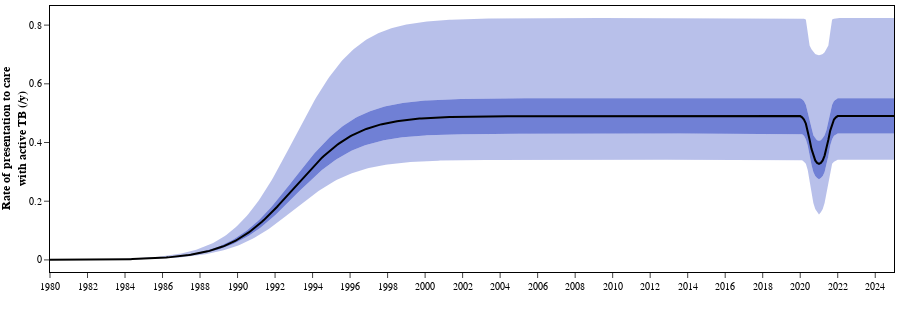

Notebook code for this chart:
### Code cell
plot_output_ranges(base_quantiles,targets,['detection_rate'],indicator_names,indicator_legends,1,1980,2025, option='camau')

### Figure 1 — Plotly figure (JSON) as saved in the notebook; plotly's stock layout.template omitted (floating-point values rounded to 4 significant figures; data arrays with more than 128 entries replaced by an {"elided": "..."} marker saying what was removed)
{"data": [{"fill": "tonexty", "fillcolor": "rgba(0,30,180,0.0)", "line": {"width": 0}, "name": "0.025", "showlegend": false, "type": "scatter", "x": {"elided": "451 float values"}, "xaxis": "x", "y": {"elided": "451 float values"}, "yaxis": "y"}, {"fill": "tonexty", "fillcolor": "rgba(0,30,180,0.27999999999999997)", "line": {"width": 0}, "name": "0.25", "showlegend": false, "type": "scatter", "x": {"elided": "451 float values"}, "xaxis": "x", "y": {"elided": "451 float values"}, "yaxis": "y"}, {"fill": "tonexty", "fillcolor": "rgba(0,30,180,0.5599999999999999)", "line": {"width": 0}, "name": "0.5", "showlegend": false, "type": "scatter", "x": {"elided": "451 float values"}, "xaxis": "x", "y": {"elided": "451 float values"}, "yaxis": "y"}, {"fill": "tonexty", "fillcolor": "rgba(0,30,180,0.5599999999999999)", "line": {"width": 0}, "name": "0.75", "showlegend": false, "type": "scatter", "x": {"elided": "451 float values"}, "xaxis": "x", "y": {"elided": "451 float values"}, "yaxis": "y"}, {"fill": "tonexty", "fillcolor": "rgba(0,30,180,0.27999999999999997)", "line": {"width": 0}, "name": "0.975", "showlegend": false, "type": "scatter", "x": {"elided": "451 float values"}, "xaxis": "x", "y": {"elided": "451 float values"}, "yaxis": "y"}, {"line": {"color": "black"}, "name": "Median", "showlegend": false, "type": "scatter", "x": {"elided": "451 float values"}, "xaxis": "x", "y": {"elided": "451 float values"}, "yaxis": "y"}], "layout": {"height": 320, "margin": {"b": 40, "l": 10, "r": 5, "t": 5}, "showlegend": false, "xaxis": {"anchor": "y", "domain": [0, 1], "dtick": 2, "range": [1980, 2025], "tick0": 1980, "tickmode": "linear", "title": {"text": ""}}, "yaxis": {"anchor": "x", "domain": [0, 1], "range": [-0.0412, 0.8651], "title": {"font": {"size": 12}, "standoff": 0, "text": "<b>Rate of presentation to care<br>with active TB (/y)</b>"}}}}
